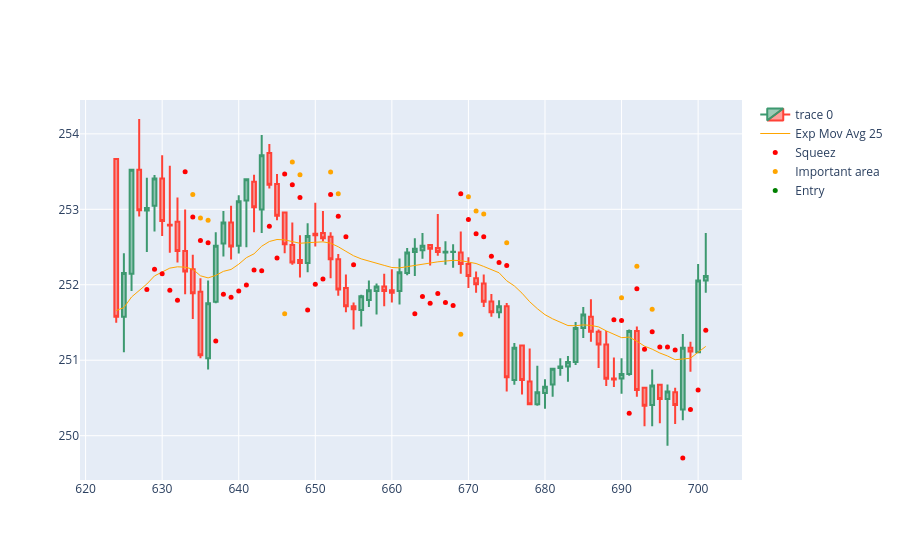

Here is the notebook cell this chart was saved with:
### Code cell
import plotly.io as pio
import plotly.graph_objects as go  

'''
0:78      *
78:156    ?
156:234   ?
234:312   x
312:390   *
390:468   x
468:546   *
546:624   *
624:702   * 
702:780   *
780:858   *
858:936   x
936:1014  x
1014:1092 x
1092:1170 *
1170:1248 ?
1248:1326 x
1326:1404 *
1404:1482 x
1482:1560 *
1560:1638 x
1638:1716 ?
1716:1794 x
1794:1872 *
1872:1950 *
1950:2028 x
2028:2106 *
2106:2184 x
2184:2262 x
2262:2340 ?
2340:2418 *
2418:2496 *
2496:2574 x
2574:2652 x
2652:2730 x
2730:2808 *
'''

'''
0:78      *
312:390   *
468:546   *
546:624   *
624:702   *
702:780   *
780:858   *
1092:1170 *
1326:1404 *
1482:1560 *
1794:1872 *
1872:1950 *
2028:2106 *
2340:2418 *
2418:2496 *
2730:2808 *
'''
dfpl = df[624:702]

fig = go.Figure(
    data=[
        go.Candlestick(
            x=dfpl.index,
            open=dfpl['Open'],
            high=dfpl['High'],
            low=dfpl['Low'],
            close=dfpl['Close']),
        go.Scatter(
            x=dfpl.index, 
            y=dfpl['ema25'],
            line=dict(color='orange', width=1), 
            name="Exp Mov Avg 25")
    ]
)

fig.add_scatter(x=dfpl.index, y=dfpl['squezzeArea'], mode="markers", marker=dict(size=5, color="red"), name="Squeez")
fig.add_scatter(x=dfpl.index, y=dfpl['squeezeCloseToEmaArea'], mode="markers", marker=dict(size=5, color="orange"), name="Important area")
fig.add_scatter(x=dfpl.index, y=dfpl['posibleBreakArea'], mode="markers", marker=dict(size=5, color="green"), name="Entry")

fig.update_layout(xaxis_rangeslider_visible=False)
fig.show()
